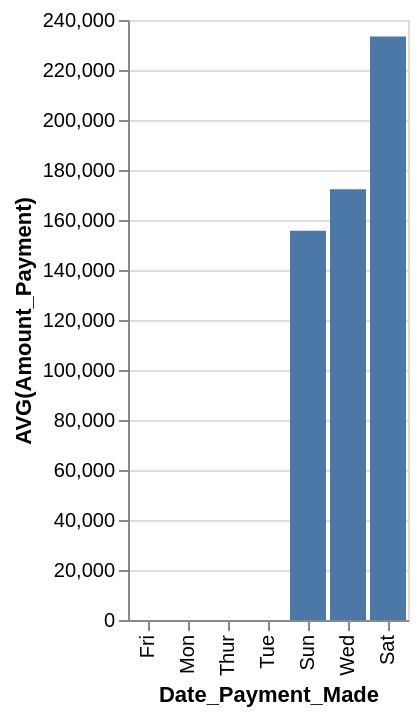

Describe this chart as a Vega-Lite specification.
### Vega-Lite specification from a JSON file in a GitHub repository (floating-point values rounded to 4 significant figures)
{"data": {"values": [{"x_data": "Fri", "y_data": 0}, {"x_data": "Mon", "y_data": 0}, {"x_data": "Thur", "y_data": 0}, {"x_data": "Tue", "y_data": 0}, {"x_data": "Sun", "y_data": 155654}, {"x_data": "Wed", "y_data": 172309}, {"x_data": "Sat", "y_data": 233375}]}, "mark": "bar", "encoding": {"x": {"field": "x_data", "type": "nominal", "title": "Date_Payment_Made", "sort": {"op": "sum", "field": "y_data", "order": "ascending"}}, "y": {"field": "y_data", "type": "quantitative", "title": "AVG(Amount_Payment)"}}}
